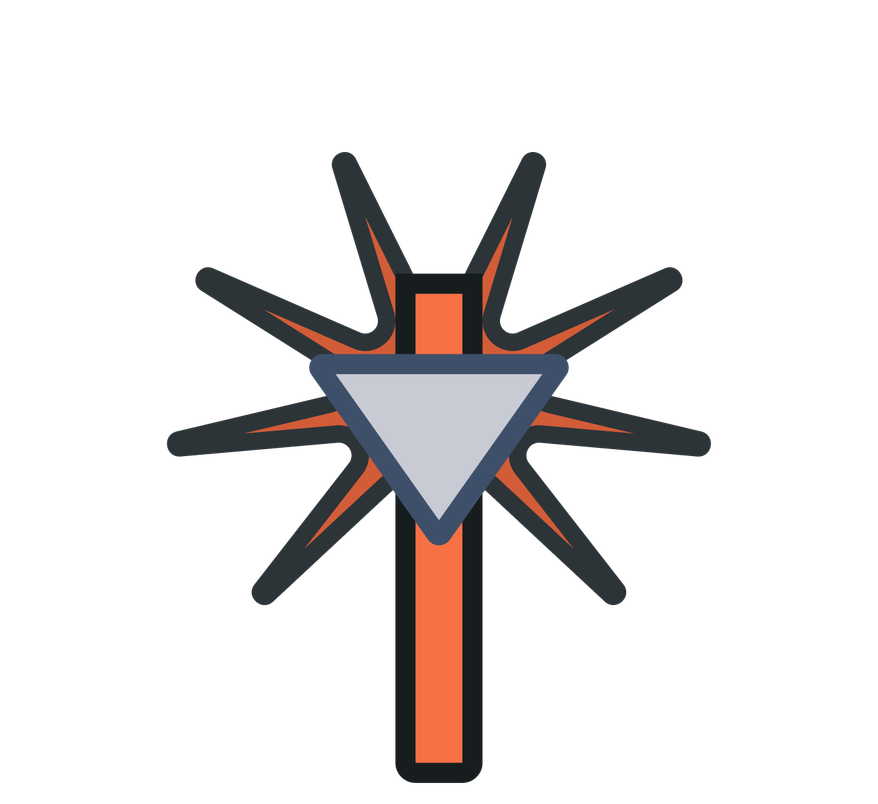
#> input picture src/resources/images/polygons/barbaracle-mega.png, 878 x 804 px, shrunk from 1380 x 1264 before the run; its folder holds only this picture in this run
$ python trim-polygons.py
#> lines starting #> are read from the running program, lines starting #| are printed output that depends on the picture; after the words box and inside, x2 and y2 are one past the last pixel; in counts of white or black regions, pixels touching at a corner belong together
"""Trim transparent margins off the polygon puzzle PNGs, in place.

The exports arrive with uneven transparent padding around the drawing, and
PuzzleImage frames with object-contain — which centers the image *canvas*, so
lopsided padding shows up as the artwork sitting small and off-centre. Cropping
each file to its alpha bounding box makes the canvas equal the drawing, and
object-contain does the rest.

Run with: python3 scripts/trim-polygons.py

Idempotent: a trimmed file's bounding box is the whole canvas, so re-running
rewrites nothing. The alpha threshold ignores near-invisible stray pixels
(antialiasing spill) that would otherwise pin the bounding box open.
"""

from pathlib import Path

from PIL import Image

POLYGONS = Path(__file__).resolve().parent.parent / "src/resources/images/polygons"
ALPHA_THRESHOLD = 8  # out of 255; anything fainter is treated as empty

trimmed = 0
skipped = 0
for path in sorted(POLYGONS.glob("*.png")):
    im = Image.open(path).convert("RGBA")
#> im is the input picture: PIL image 878x804 RGBA; mean R, G, B, A 15.6, 13.1, 12.9, 39.4
    mask = im.getchannel("A").point(lambda a: 255 if a > ALPHA_THRESHOLD else 0)
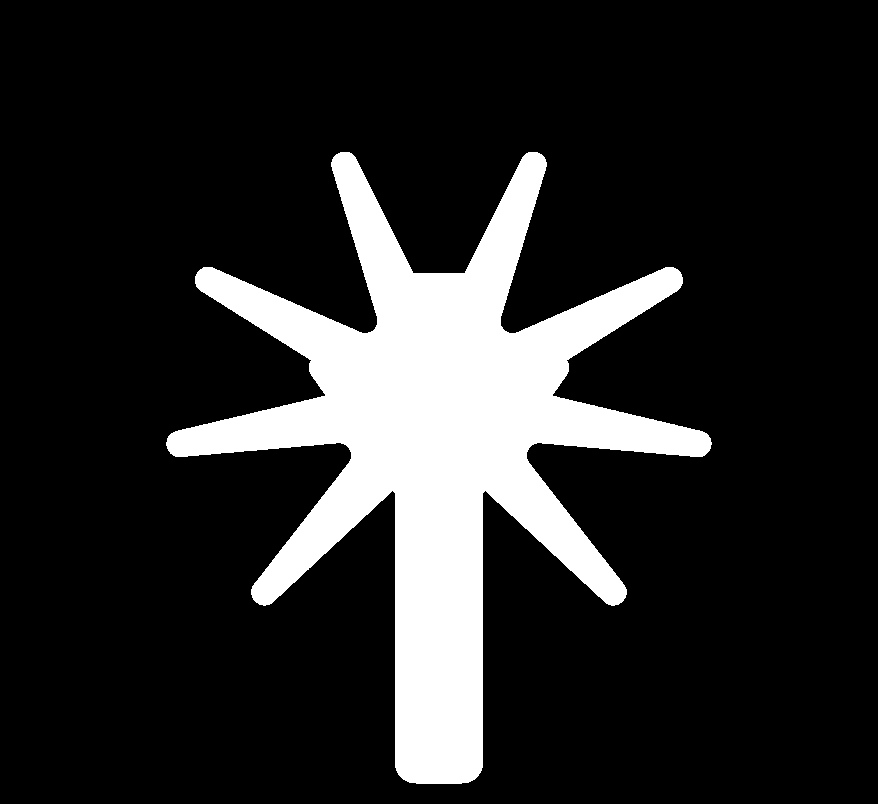
#> mask: PIL image 878x804 L; 15.8% white; 1 white region, box (x1, y1, x2, y2) and area: (166, 152, 712, 784) 111201
    bbox = mask.getbbox()
#> bbox = (166, 152, 712, 784)
    if bbox is None:
        print(f"!! {path.name}: fully transparent, left alone")
        skipped += 1
        continue
    if bbox == (0, 0, *im.size):
        skipped += 1
        continue
    im.crop(bbox).save(path)
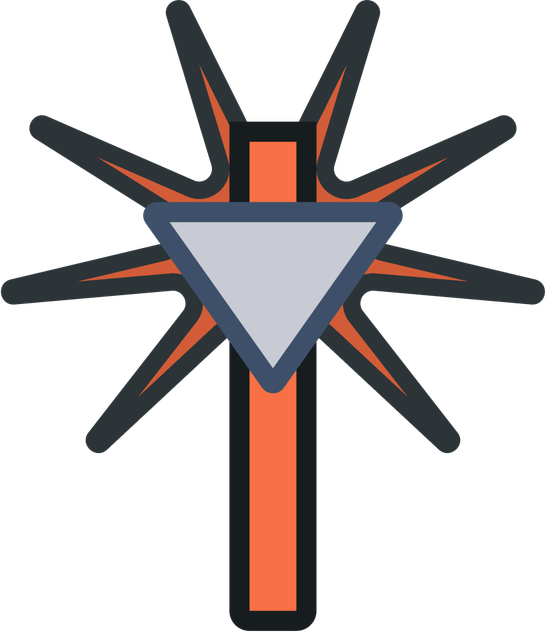
#> saved as barbaracle-mega.png: PIL image 546x632 RGBA; mean R, G, B, A 32, 26.7, 26.4, 80.7; transparent parts drawn white
    left, top, right, bottom = bbox
#> left = 166; top = 152; right = 712; bottom = 784
    print(
        f"{path.name}: {im.size[0]}x{im.size[1]} -> {right - left}x{bottom - top}"
    )
#| barbaracle-mega.png: 878x804 -> 546x632
    trimmed += 1

print(f"\n{trimmed} trimmed, {skipped} already tight")

$ run again, on src/resources/images/polygons/whimsicott.png
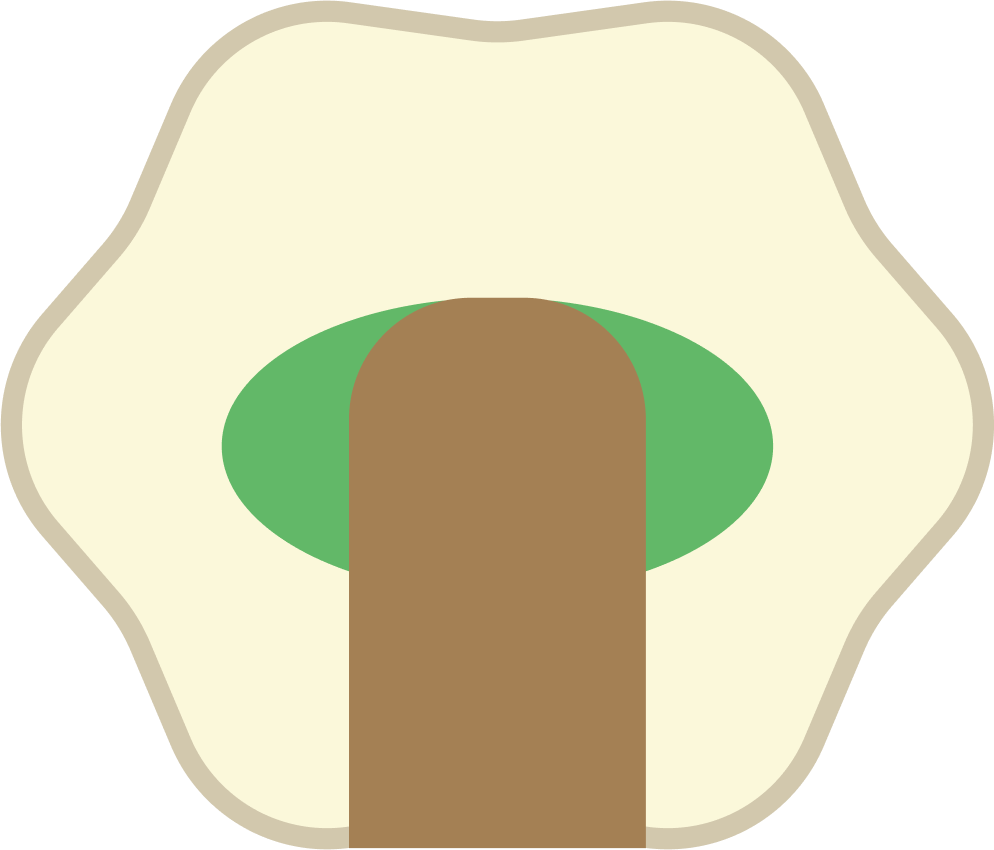
#> input picture src/resources/images/polygons/whimsicott.png, 994 x 850 px
#> im is the input picture: PIL image 994x850 RGBA; mean R, G, B, A 164.8, 161, 132.7, 195.2
#> `mask = im.getchannel("A").point(lambda a: 255 if a > ALPHA_THRESHOLD e..`:
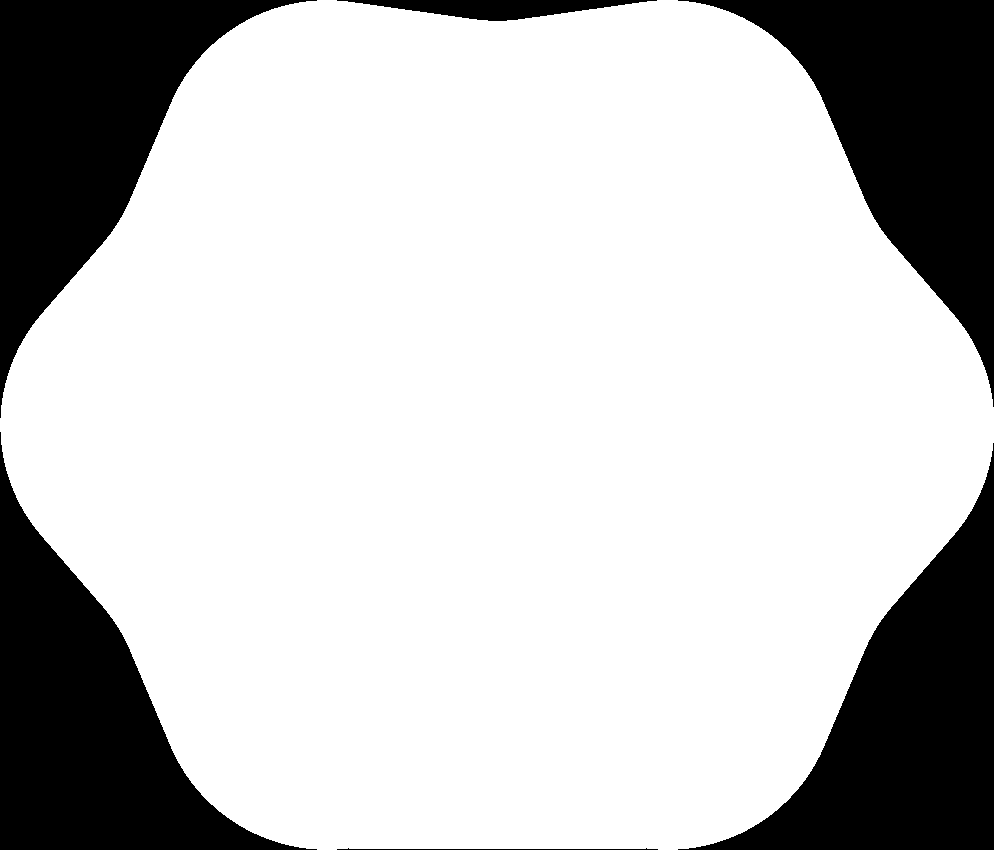
#> mask: PIL image 994x850 L; 76.7% white; 6 black regions, box (x1, y1, x2, y2) and area: (0, 0, 317, 418) 48346, (0, 432, 317, 850) 48337, (678, 443, 994, 850) 48002, (678, 0, 994, 407) 47989, (337, 0, 657, 21) 3567, (337, 848, 658, 850) 323
#> bbox = (0, 0, 994, 850)

$ run again, on src/resources/images/polygons/caterpie.png
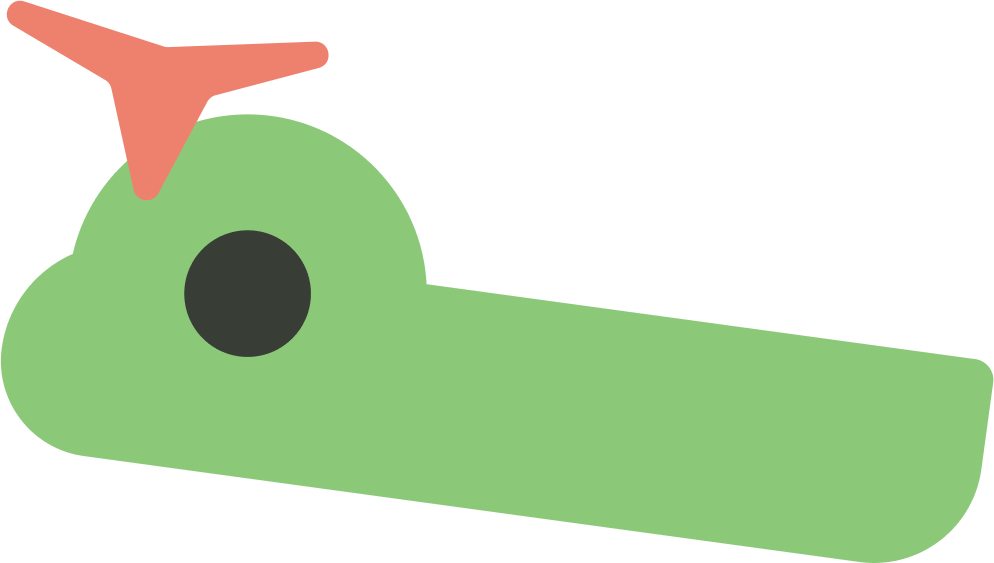
#> input picture src/resources/images/polygons/caterpie.png, 994 x 563 px
#> im is the input picture: PIL image 994x563 RGBA; mean R, G, B, A 67.2, 89, 55.1, 119.5
#> `mask = im.getchannel("A").point(lambda a: 255 if a > ALPHA_THRESHOLD e..`:
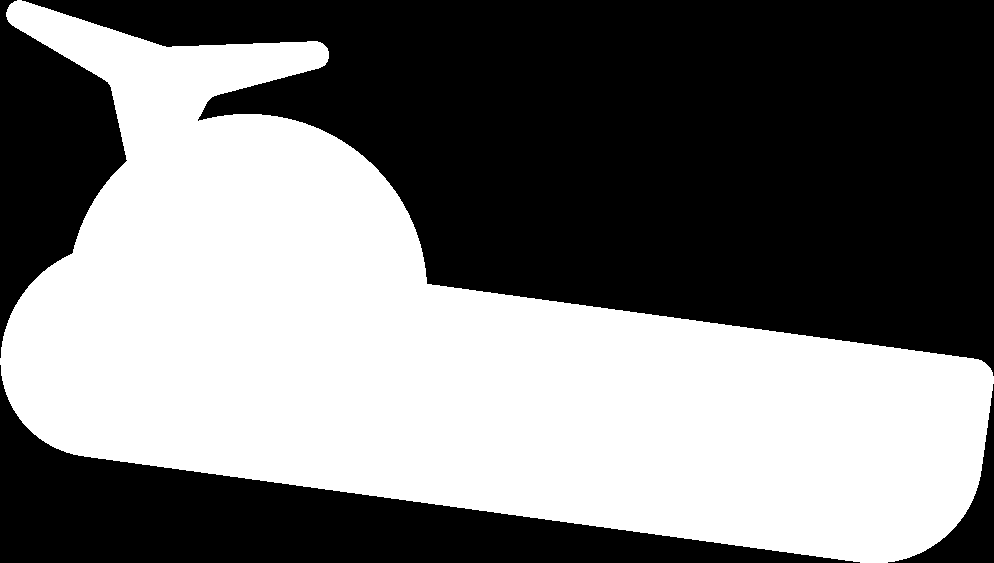
#> mask: PIL image 994x563 L; 47.1% white; 1 white region, box (x1, y1, x2, y2) and area: (0, 0, 994, 563) 263800
#> bbox = (0, 0, 994, 563)
